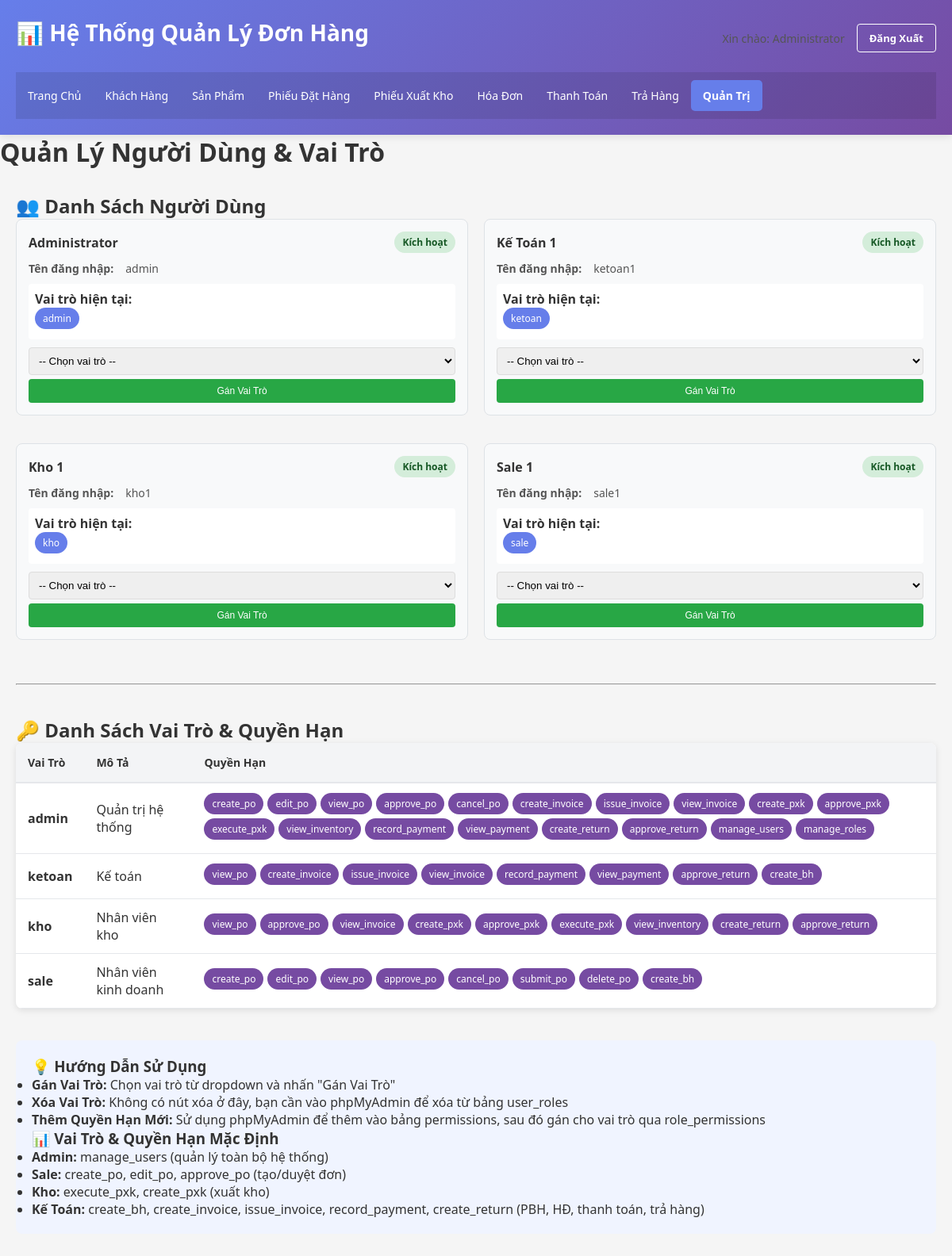
The page /admin/users.php (signed in) on the database its author committed.
### tables this page shows
CREATE TABLE `users` (
  `id` int(11) NOT NULL,
  `username` varchar(50) NOT NULL,
  `password` varchar(255) NOT NULL,
  `full_name` varchar(100) DEFAULT NULL,
  `status` tinyint(4) DEFAULT 1,
  `role` varchar(50) DEFAULT 'guest',
  `created_at` datetime DEFAULT current_timestamp()
);

CREATE TABLE `roles` (
  `id` int(11) NOT NULL,
  `name` varchar(50) NOT NULL,
  `description` varchar(255) DEFAULT NULL
);

### admin/users.php (the view, shortened to what this page needs)
<?php
include '../config.php';
$sql = "SELECT u.id, u.username, u.full_name, u.status, GROUP_CONCAT(r.name SEPARATOR ', ') as roles
        FROM users u
        LEFT JOIN user_roles ur ON u.id = ur.user_id
        LEFT JOIN roles r ON ur.role_id = r.id
        GROUP BY u.id
        ORDER BY u.full_name";
$result = $conn->query($sql);
?>
<!DOCTYPE html>
<html lang="vi">
<head>
    <link rel="stylesheet" href="../css/style.css">
</head>
<body>
    <div class="container">
        <?php include '../header.php'; ?>
        <h1>Quản Lý Người Dùng & Vai Trò</h1>
        <main>
            <h2>👥 Danh Sách Người Dùng</h2>
            <div class="admin-container">
                <?php
                if ($result->num_rows > 0) {
                    while ($user = $result->fetch_assoc()) {
                        $status_class = $user['status'] == 1 ? 'status-active' : 'status-inactive';
                        $status_text = $user['status'] == 1 ? 'Kích hoạt' : 'Bị khóa';
                        $roles_display = $user['roles'] ? $user['roles'] : 'Không có vai trò';
                        echo "<div class='user-card'>";
                        echo "<div class='user-header'>";
                        echo "<h4>{$user['full_name']}</h4>";
                        echo "<span class='status-badge $status_class'>$status_text</span>";
                        echo "</div>";
                        echo "<div class='user-info'>";
                        echo "<strong>Tên đăng nhập:</strong> {$user['username']}<br>";
                        echo "</div>";
                        echo "<div class='user-roles'>";
                        echo "<strong>Vai trò hiện tại:</strong><br>";
                        foreach (explode(', ', $roles_display) as $role) {
                            if ($role !== 'Không có vai trò') {
                                echo "<span class='role-badge'>$role</span>";
                            }
                        }
                        echo "</div>";
                        echo "<form method='POST' class='role-select'>";
                        echo "<select name='role_id' required>";
                        echo "<option value=''>-- Chọn vai trò --</option>";
                        echo "</select>";
                        echo "<div class='role-actions'>";
                        echo "<button type='submit' name='action' value='assign_role' class='btn-assign'>Gán Vai Trò</button>";
                        echo "</div>";
                        echo "</form>";
                        echo "</div>";
                    }
                } else {
                    echo "<p style='grid-column: 1/-1; text-align: center;'>Không có người dùng</p>";
                }
                ?>
            </div>
            <hr style="margin: 40px 0;">
            <h2>🔑 Danh Sách Vai Trò & Quyền Hạn</h2>
            <table class="table">
                <thead>
                    <tr>
                        <th>Vai Trò</th>
                        <th>Mô Tả</th>
                        <th>Quyền Hạn</th>
                    </tr>
                </thead>
                <tbody>
                    <?php
                    $sql_role_perms = "SELECT r.id, r.name, r.description, GROUP_CONCAT(p.name SEPARATOR ', ') as permissions
                                       FROM roles r
                                       LEFT JOIN role_permissions rp ON r.id = rp.role_id
                                       LEFT JOIN permissions p ON rp.permission_id = p.id
                                       GROUP BY r.id
                                       ORDER BY r.name";
                    $result_role_perms = $conn->query($sql_role_perms);
                    while ($role_perm = $result_role_perms->fetch_assoc()) {
                        echo "<tr>";
                        echo "<td><strong>" . $role_perm['name'] . "</strong></td>";
                        echo "<td>" . ($role_perm['description'] ? $role_perm['description'] : '-') . "</td>";
                        echo "<td>";
                        if ($role_perm['permissions']) {
                            $perms = explode(', ', $role_perm['permissions']);
                            foreach ($perms as $perm) {
                                echo "<span class='role-badge' style='background: #764ba2;'>$perm</span>";
                            }
                        } else {
                            echo "Không có quyền hạn";
                        }
                        echo "</td>";
                        echo "</tr>";
                    }
                    ?>
                </tbody>
            </table>
            <div style="margin-top: 40px; padding: 20px; background: #f0f4ff; border-radius: 8px;">
                <h3>💡 Hướng Dẫn Sử Dụng</h3>
                <ul>
                    <li><strong>Gán Vai Trò:</strong> Chọn vai trò từ dropdown và nhấn "Gán Vai Trò"</li>
                    <li><strong>Xóa Vai Trò:</strong> Không có nút xóa ở đây, bạn cần vào phpMyAdmin để xóa từ bảng user_roles</li>
                    <li><strong>Thêm Quyền Hạn Mới:</strong> Sử dụng phpMyAdmin để thêm vào bảng permissions, sau đó gán cho vai trò qua role_permissions</li>
                </ul>
                <h3>📊 Vai Trò & Quyền Hạn Mặc Định</h3>
                <ul>
                    <li><strong>Admin:</strong> manage_users (quản lý toàn bộ hệ thống)</li>
                    <li><strong>Sale:</strong> create_po, edit_po, approve_po (tạo/duyệt đơn)</li>
                    <li><strong>Kho:</strong> execute_pxk, create_pxk (xuất kho)</li>
                    <li><strong>Kế Toán:</strong> create_bh, create_invoice, issue_invoice, record_payment, create_return (PBH, HĐ, thanh toán, trả hàng)</li>
                </ul>
            </div>
        </main>
    </div>
</body>
</html>

### css/style.css (style rules this page uses)
* { margin: 0; padding: 0; box-sizing: border-box; }
body { font-family: 'Segoe UI', Tahoma, Geneva, Verdana, sans-serif; background-color: #f5f5f5; color: #333; }
.container { max-width: 1200px; margin: 0 auto; min-height: 100vh; display: flex; flex-direction: column; }
.user-info { display: flex; align-items: center; gap: 15px; }
main { flex: 1; padding: 30px 20px; }
.table { width: 100%; border-collapse: collapse; background: white; box-shadow: 0 2px 8px rgba(0,0,0,0.1); border-radius: 8px; overflow: hidden; }
.table thead { background-color: #f3f4f6; border-bottom: 2px solid #e5e7eb; }
.table th { padding: 15px; text-align: left; font-weight: 600; color: #333; font-size: 14px; }
.table td { padding: 12px 15px; border-bottom: 1px solid #e5e7eb; }

### admin/users.php (style rules this page uses)
.admin-container { display: grid; grid-template-columns: 1fr 1fr; gap: 20px; margin-bottom: 30px; }
.user-card { background: #f8f9fa; border: 1px solid #dee2e6; border-radius: 8px; padding: 15px; margin-bottom: 15px; }
.user-header { display: flex; justify-content: space-between; align-items: center; margin-bottom: 10px; }
.user-header h4 { margin: 0; color: #333; }
.status-badge { padding: 5px 10px; border-radius: 20px; font-size: 12px; font-weight: bold; }
.status-active { background: #d4edda; color: #155724; }
.user-info { margin: 10px 0; font-size: 14px; color: #555; }
.user-roles { margin: 10px 0; padding: 8px; background: white; border-radius: 4px; min-height: 30px; }
.role-badge { display: inline-block; background: #667eea; color: white; padding: 5px 10px; border-radius: 15px; font-size: 12px; margin-right: 5px; margin-bottom: 5px; }
.role-select { margin-top: 10px; }
.role-select select { padding: 8px; border: 1px solid #ddd; border-radius: 4px; width: 100%; margin-bottom: 5px; }
.role-actions { display: flex; gap: 5px; }
.role-actions button { flex: 1; padding: 8px 10px; font-size: 12px; border: none; border-radius: 4px; cursor: pointer; transition: all 0.3s; }
.btn-assign { background: #28a745; color: white; }

### rows shown on the page
users: full_name "Administrator", status "Kích hoạt", username "admin", role "admin"
users: full_name "Kế Toán 1", status "Kích hoạt", username "ketoan1", role "ketoan"
users: full_name "Kho 1", status "Kích hoạt", username "kho1", role "kho"
users: full_name "Sale 1", status "Kích hoạt", username "sale1", role "sale"
roles: name "admin", description "Quản trị hệ thống", perm "create_po", perm "edit_po", perm "view_po", perm "approve_po", perm "cancel_po", perm "create_invoice", perm "issue_invoice", perm "view_invoice", perm "create_pxk", perm "approve_pxk", perm "execute_pxk", perm "view_inventory", perm "record_payment", perm "view_payment", perm "create_return", perm "approve_return", perm "manage_users", perm "manage_roles"
roles: name "ketoan", description "Kế toán", perm "view_po", perm "create_invoice", perm "issue_invoice", perm "view_invoice", perm "record_payment", perm "view_payment", perm "approve_return", perm "create_bh"
roles: name "kho", description "Nhân viên kho", perm "view_po", perm "approve_po", perm "view_invoice", perm "create_pxk", perm "approve_pxk", perm "execute_pxk", perm "view_inventory", perm "create_return", perm "approve_return"
roles: name "sale", description "Nhân viên kinh doanh", perm "create_po", perm "edit_po", perm "view_po", perm "approve_po", perm "cancel_po", perm "submit_po", perm "delete_po", perm "create_bh"

### other values the page prints
$_SESSION['user_name'] "Administrator"
